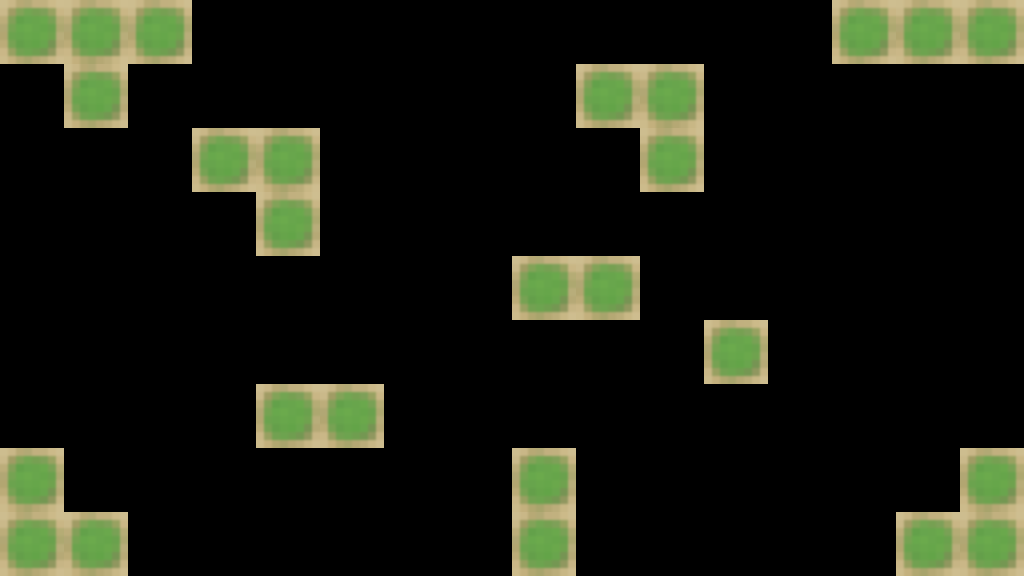

A 2D game scene composited from a Tiled map and its tileset images. What follows is a short description and the map's XML, with each tile layer's data collapsed to a summary:
An orthogonal 16x9 tile map with 64x64 px tiles, 1 tile layer (Background) and 2 objects (SpawnPoint, EnemyTarget).

<map version="1.0" orientation="orthogonal" renderorder="right-down" width="16" height="9" tilewidth="64" tileheight="64" nextobjectid="7">
 <tileset firstgid="1" name="tileset" tilewidth="64" tileheight="64" tilecount="32" columns="8">
  <image source="tileset.png" width="512" height="256" />
  <tile id="0">
   <properties>
    <property name="Blocked" value="False" />
   </properties>
  </tile>
  <tile id="1">
   <properties>
    <property name="Blocked" value="False" />
   </properties>
  </tile>
  <tile id="16">
   <properties>
    <property name="Blocked" value="True" />
   </properties>
  </tile>
  <tile id="19">
   <properties>
    <property name="Blocked" value="True" />
   </properties>
  </tile>
  <tile id="20">
   <properties>
    <property name="Blocked" value="True" />
   </properties>
  </tile>
  <tile id="24">
   <properties>
    <property name="Blocked" value="True" />
   </properties>
  </tile>
  <tile id="25">
   <properties>
    <property name="Blocked" value="True" />
   </properties>
  </tile>
  <tile id="26">
   <properties>
    <property name="Blocked" value="True" />
   </properties>
  </tile>
  <tile id="27">
   <properties>
    <property name="Blocked" value="True" />
   </properties>
  </tile>
 </tileset>
 <layer name="Background" width="16" height="9">
  <data>[144 cells, 144 non-empty, 2 distinct tile ids]</data>
 </layer>
 <objectgroup name="Objects">
  <object id="1" name="SpawnPoint" x="4.7083" y="262" width="51" height="53" />
  <object id="3" name="EnemyTarget" x="967.66" y="262.833" width="53" height="52" />
 </objectgroup>
</map>